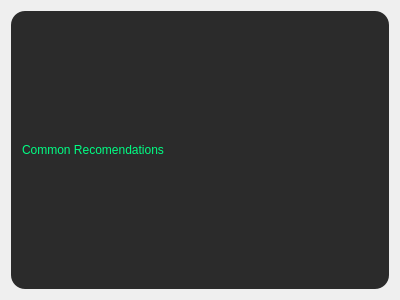
<?xml version="1.0" encoding="UTF-8"?>
<ui version="4.0">
 <class>DialogRec</class>
 <widget class="QDialog" name="DialogRec">
  <property name="geometry">
   <rect>
    <x>0</x>
    <y>0</y>
    <width>400</width>
    <height>300</height>
   </rect>
  </property>
  <property name="windowTitle">
   <string>Рекомендации</string>
  </property>
  <property name="styleSheet">
   <string notr="true">QMainWindow{
	font: 10pt &quot;JetBrains Mono&quot;;
	color: #fff;
	background-color:#212121;
}</string>
  </property>
  <layout class="QHBoxLayout" name="horizontalLayout">
   <item>
    <widget class="QLabel" name="Label_com">
     <property name="styleSheet">
      <string notr="true">background-color: #2b2b2b;
border-radius: 14px;
font: 10pt &quot;JetBrains Mono&quot;;
color: #00ff84;
padding-left: 8px;
</string>
     </property>
     <property name="text">
      <string>Common Recomendations</string>
     </property>
    </widget>
   </item>
  </layout>
 </widget>
 <resources/>
 <connections/>
</ui>
